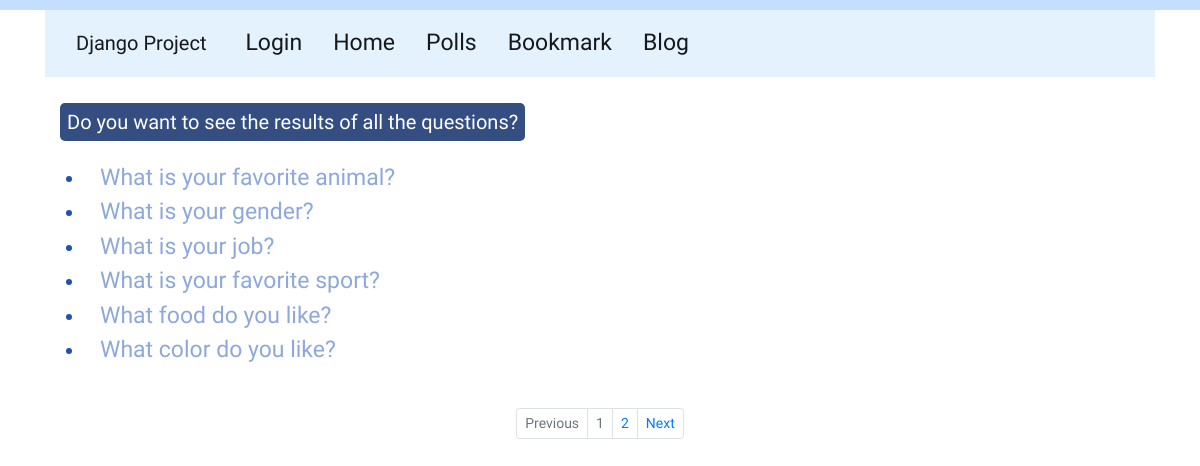
Screenshot of /polls/ with the database file from the repository.
### polls/models.py (models this page shows, shortened)
class Question(models.Model):
    question_text = models.CharField(max_length=200)
    pub_date = models.DateTimeField('date published')
    def was_published_recently(self): # 최근 등록 여부 구분
        return self.pub_date >= timezone.now() - datetime.timedelta(days=1)
    was_published_recently.admin_order_field = 'pub_date'
    was_published_recently.boolean = True
    was_published_recently.short_description = 'Published recently?'

### polls/views.py (the view)
# urls.py: path('', views.IndexView.as_view(), name='index'),
class IndexView(generic.ListView):
    template_name = 'polls/index.html'
    context_object_name = 'latest_question_list'
    paginate_by = 6
    def get_queryset(self):
        return Question.objects.order_by('-pub_date')

### polls/templates/polls/index.html (shortened to what this page needs)
{% extends 'base.html' %}
{% block content %}
    {% load static %}
    <link rel="stylesheet" href="{% static 'polls/style.css' %}">
    <form action="{% url 'polls:allresults' %}" class="all_results_button">
        <input type="submit" value="Do you want to see the results of all the questions?" id="gotoAllResults">
    </form>
    <br><br>
      {% if latest_question_list %}
        <ul>
            {% for question in latest_question_list %}
            <li><a href="{% url 'polls:detail' question.id %}">{{question.question_text}}</a></li>
            {% endfor %}
        </ul>
      {% else %}
        <p>No polls are available.</p>
      {% endif %}
{% endblock %}
{% block pagination %}
    {% if is_paginated %}
        <ul class="pagination justify-content-center pagination-sm">
            {% if page_obj.has_previous %}
                <li class="page-item">
                    <a class="page-link" href="{% url 'polls:index' %}?page={{page_obj.previous_page_number}}">Previous</a>
                </li>
            {% else %}
                <li class="page-item disabled">
                    <a class="page-link" href="#" tabindex="-1">Previous</a>
                </li>
            {% endif %}
            {% for object in page_obj.paginator.page_range %}
                <li class="page-item {% if page_obj.number == forloop.counter %} disabled{% endif%}">
                    <a class="page-link" href="{{request.path}}?page={{forloop.counter}}">{{forloop.counter}}</a>
                </li>
            {% endfor %}
            {% if page_obj.has_next %}
                <li class="page-item">
                    <a class="page-link" href="{%url 'polls:index' %}?page={{page_obj.next_page_number}}">Next</a>
                </li>
            {% else %}
                <li class="page-item disabled">
                    <a class="page-link" href="#">Next</a>
                </li>
            {% endif %}
        </ul>
    {% endif %}
{% endblock %}

### polls/static/polls/style.css (style rules this page uses)
body { border-top: 10px solid #C4DEFF; font-family: 'Jua', sans-serif; }
li a { font-size: 23px; color: #8EA8DB; }
.all_results_button { margin-right: 100px; margin-bottom: 20px; }
input[type="submit"] { font-family: 'Jua', sans-serif; font-size: 15px; color: white; background-color: #344E81; border-radius: 5px; border: none; margin-top: 10px; margin-left: 20px; padding: 5px 8px; float: left; }
#gotoAllResults { font-size: 20px; margin-left: 15px; padding: 4px 7px; }
ul li { font-size: 20px; color: #1F50B5; }
a { font-size: 18px; color: #494693; margin-left: 15px; }
.pagination { margin-top: 40px; }

### rows the page displays
Question: question_text "What is your favorite animal?"
Question: question_text "What is your gender?"
Question: question_text "What is your job?"
Question: question_text "What is your favorite sport?"
Question: question_text "What food do you like?"
Question: question_text "What color do you like?"
